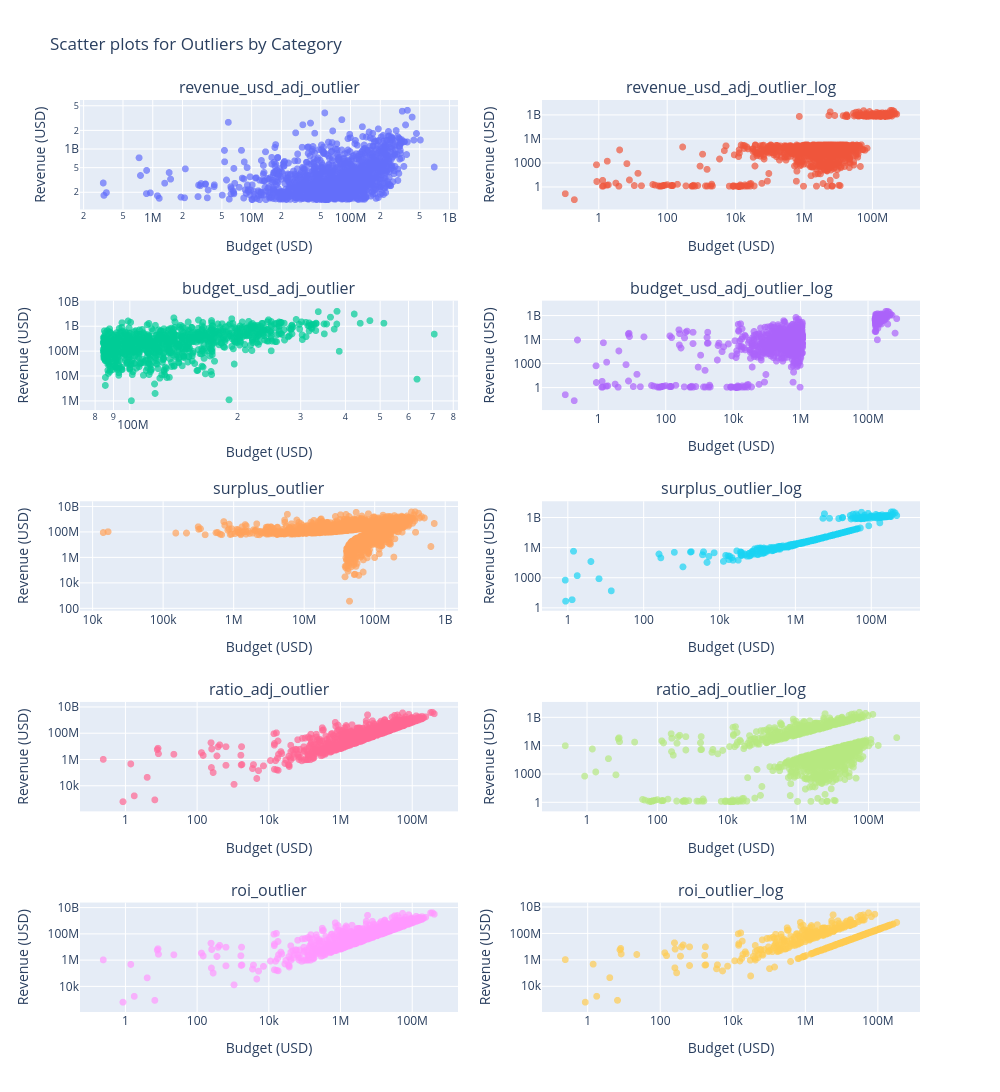

Notebook cell for this chart:
### Code cell
outlier_features = [
    "revenue_usd_adj_outlier",
    "revenue_usd_adj_outlier_log",
    "budget_usd_adj_outlier",
    "budget_usd_adj_outlier_log",
    "surplus_outlier",
    "surplus_outlier_log",
    "ratio_adj_outlier",
    "ratio_adj_outlier_log",
    "roi_outlier",
    "roi_outlier_log",
]
# Create subplots
fig = make_subplots(rows=5, cols=2, subplot_titles=outlier_features)

# Adding scatter plots to the respective subplot
for i, feature in enumerate(outlier_features):
    row = i // 2 + 1
    col = i % 2 + 1
    filtered_data = movie[movie[feature]]  # Filter data for outliers
    fig.add_trace(
        go.Scattergl(
            x=filtered_data["budget_usd_adj"],
            y=filtered_data["revenue_usd_adj"],
            mode="markers",
            name=feature,
            marker=dict(size=7, opacity=0.7),
        ),
        row=row,
        col=col,
    )

# Update axes and layout
fig.update_xaxes(type="log", title_text="Budget (USD)")
fig.update_yaxes(type="log", title_text="Revenue (USD)")
fig.update_layout(
    height=1500,
    width=1000,
    title_text="Scatter plots for Outliers by Category",
    showlegend=False,
)

# Show plot
fig.show()

### Figure 1 — Plotly figure (JSON) as saved in the notebook; plotly's stock layout.template omitted (floating-point values rounded to 4 significant figures; data arrays with more than 128 entries replaced by an {"elided": "..."} marker saying what was removed)
{"data": [{"marker": {"opacity": 0.7, "size": 7}, "mode": "markers", "name": "revenue_usd_adj_outlier", "type": "scattergl", "x": {"elided": "1510 float values"}, "xaxis": "x", "y": {"elided": "1510 float values"}, "yaxis": "y"}, {"marker": {"opacity": 0.7, "size": 7}, "mode": "markers", "name": "revenue_usd_adj_outlier_log", "type": "scattergl", "x": {"elided": "1283 float values"}, "xaxis": "x2", "y": {"elided": "1283 float values"}, "yaxis": "y2"}, {"marker": {"opacity": 0.7, "size": 7}, "mode": "markers", "name": "budget_usd_adj_outlier", "type": "scattergl", "x": {"elided": "1027 float values"}, "xaxis": "x3", "y": {"elided": "1027 float values"}, "yaxis": "y3"}, {"marker": {"opacity": 0.7, "size": 7}, "mode": "markers", "name": "budget_usd_adj_outlier_log", "type": "scattergl", "x": {"elided": "1181 float values"}, "xaxis": "x4", "y": {"elided": "1181 float values"}, "yaxis": "y4"}, {"marker": {"opacity": 0.7, "size": 7}, "mode": "markers", "name": "surplus_outlier", "type": "scattergl", "x": {"elided": "2306 float values"}, "xaxis": "x5", "y": {"elided": "2306 float values"}, "yaxis": "y5"}, {"marker": {"opacity": 0.7, "size": 7}, "mode": "markers", "name": "surplus_outlier_log", "type": "scattergl", "x": {"elided": "367 float values"}, "xaxis": "x6", "y": {"elided": "367 float values"}, "yaxis": "y6"}, {"marker": {"opacity": 0.7, "size": 7}, "mode": "markers", "name": "ratio_adj_outlier", "type": "scattergl", "x": {"elided": "1140 float values"}, "xaxis": "x7", "y": {"elided": "1140 float values"}, "yaxis": "y7"}, {"marker": {"opacity": 0.7, "size": 7}, "mode": "markers", "name": "ratio_adj_outlier_log", "type": "scattergl", "x": {"elided": "1693 float values"}, "xaxis": "x8", "y": {"elided": "1693 float values"}, "yaxis": "y8"}, {"marker": {"opacity": 0.7, "size": 7}, "mode": "markers", "name": "roi_outlier", "type": "scattergl", "x": {"elided": "1140 float values"}, "xaxis": "x9", "y": {"elided": "1140 float values"}, "yaxis": "y9"}, {"marker": {"opacity": 0.7, "size": 7}, "mode": "markers", "name": "roi_outlier_log", "type": "scattergl", "x": {"elided": "579 float values"}, "xaxis": "x10", "y": {"elided": "579 float values"}, "yaxis": "y10"}], "layout": {"annotations": [{"font": {"size": 16}, "showarrow": false, "text": "revenue_usd_adj_outlier", "x": 0.225, "xanchor": "center", "xref": "paper", "y": 1, "yanchor": "bottom", "yref": "paper"}, {"font": {"size": 16}, "showarrow": false, "text": "revenue_usd_adj_outlier_log", "x": 0.775, "xanchor": "center", "xref": "paper", "y": 1, "yanchor": "bottom", "yref": "paper"}, {"font": {"size": 16}, "showarrow": false, "text": "budget_usd_adj_outlier", "x": 0.225, "xanchor": "center", "xref": "paper", "y": 0.78, "yanchor": "bottom", "yref": "paper"}, {"font": {"size": 16}, "showarrow": false, "text": "budget_usd_adj_outlier_log", "x": 0.775, "xanchor": "center", "xref": "paper", "y": 0.78, "yanchor": "bottom", "yref": "paper"}, {"font": {"size": 16}, "showarrow": false, "text": "surplus_outlier", "x": 0.225, "xanchor": "center", "xref": "paper", "y": 0.56, "yanchor": "bottom", "yref": "paper"}, {"font": {"size": 16}, "showarrow": false, "text": "surplus_outlier_log", "x": 0.775, "xanchor": "center", "xref": "paper", "y": 0.56, "yanchor": "bottom", "yref": "paper"}, {"font": {"size": 16}, "showarrow": false, "text": "ratio_adj_outlier", "x": 0.225, "xanchor": "center", "xref": "paper", "y": 0.34, "yanchor": "bottom", "yref": "paper"}, {"font": {"size": 16}, "showarrow": false, "text": "ratio_adj_outlier_log", "x": 0.775, "xanchor": "center", "xref": "paper", "y": 0.34, "yanchor": "bottom", "yref": "paper"}, {"font": {"size": 16}, "showarrow": false, "text": "roi_outlier", "x": 0.225, "xanchor": "center", "xref": "paper", "y": 0.12, "yanchor": "bottom", "yref": "paper"}, {"font": {"size": 16}, "showarrow": false, "text": "roi_outlier_log", "x": 0.775, "xanchor": "center", "xref": "paper", "y": 0.12, "yanchor": "bottom", "yref": "paper"}], "height": 1500, "showlegend": false, "title": {"text": "Scatter plots for Outliers by Category"}, "width": 1000, "xaxis": {"anchor": "y", "domain": [0, 0.45], "title": {"text": "Budget (USD)"}, "type": "log"}, "xaxis10": {"anchor": "y10", "domain": [0.55, 1], "title": {"text": "Budget (USD)"}, "type": "log"}, "xaxis2": {"anchor": "y2", "domain": [0.55, 1], "title": {"text": "Budget (USD)"}, "type": "log"}, "xaxis3": {"anchor": "y3", "domain": [0, 0.45], "title": {"text": "Budget (USD)"}, "type": "log"}, "xaxis4": {"anchor": "y4", "domain": [0.55, 1], "title": {"text": "Budget (USD)"}, "type": "log"}, "xaxis5": {"anchor": "y5", "domain": [0, 0.45], "title": {"text": "Budget (USD)"}, "type": "log"}, "xaxis6": {"anchor": "y6", "domain": [0.55, 1], "title": {"text": "Budget (USD)"}, "type": "log"}, "xaxis7": {"anchor": "y7", "domain": [0, 0.45], "title": {"text": "Budget (USD)"}, "type": "log"}, "xaxis8": {"anchor": "y8", "domain": [0.55, 1], "title": {"text": "Budget (USD)"}, "type": "log"}, "xaxis9": {"anchor": "y9", "domain": [0, 0.45], "title": {"text": "Budget (USD)"}, "type": "log"}, "yaxis": {"anchor": "x", "domain": [0.88, 1], "title": {"text": "Revenue (USD)"}, "type": "log"}, "yaxis10": {"anchor": "x10", "domain": [0, 0.12], "title": {"text": "Revenue (USD)"}, "type": "log"}, "yaxis2": {"anchor": "x2", "domain": [0.88, 1], "title": {"text": "Revenue (USD)"}, "type": "log"}, "yaxis3": {"anchor": "x3", "domain": [0.66, 0.78], "title": {"text": "Revenue (USD)"}, "type": "log"}, "yaxis4": {"anchor": "x4", "domain": [0.66, 0.78], "title": {"text": "Revenue (USD)"}, "type": "log"}, "yaxis5": {"anchor": "x5", "domain": [0.44, 0.56], "title": {"text": "Revenue (USD)"}, "type": "log"}, "yaxis6": {"anchor": "x6", "domain": [0.44, 0.56], "title": {"text": "Revenue (USD)"}, "type": "log"}, "yaxis7": {"anchor": "x7", "domain": [0.22, 0.34], "title": {"text": "Revenue (USD)"}, "type": "log"}, "yaxis8": {"anchor": "x8", "domain": [0.22, 0.34], "title": {"text": "Revenue (USD)"}, "type": "log"}, "yaxis9": {"anchor": "x9", "domain": [0, 0.12], "title": {"text": "Revenue (USD)"}, "type": "log"}}}
